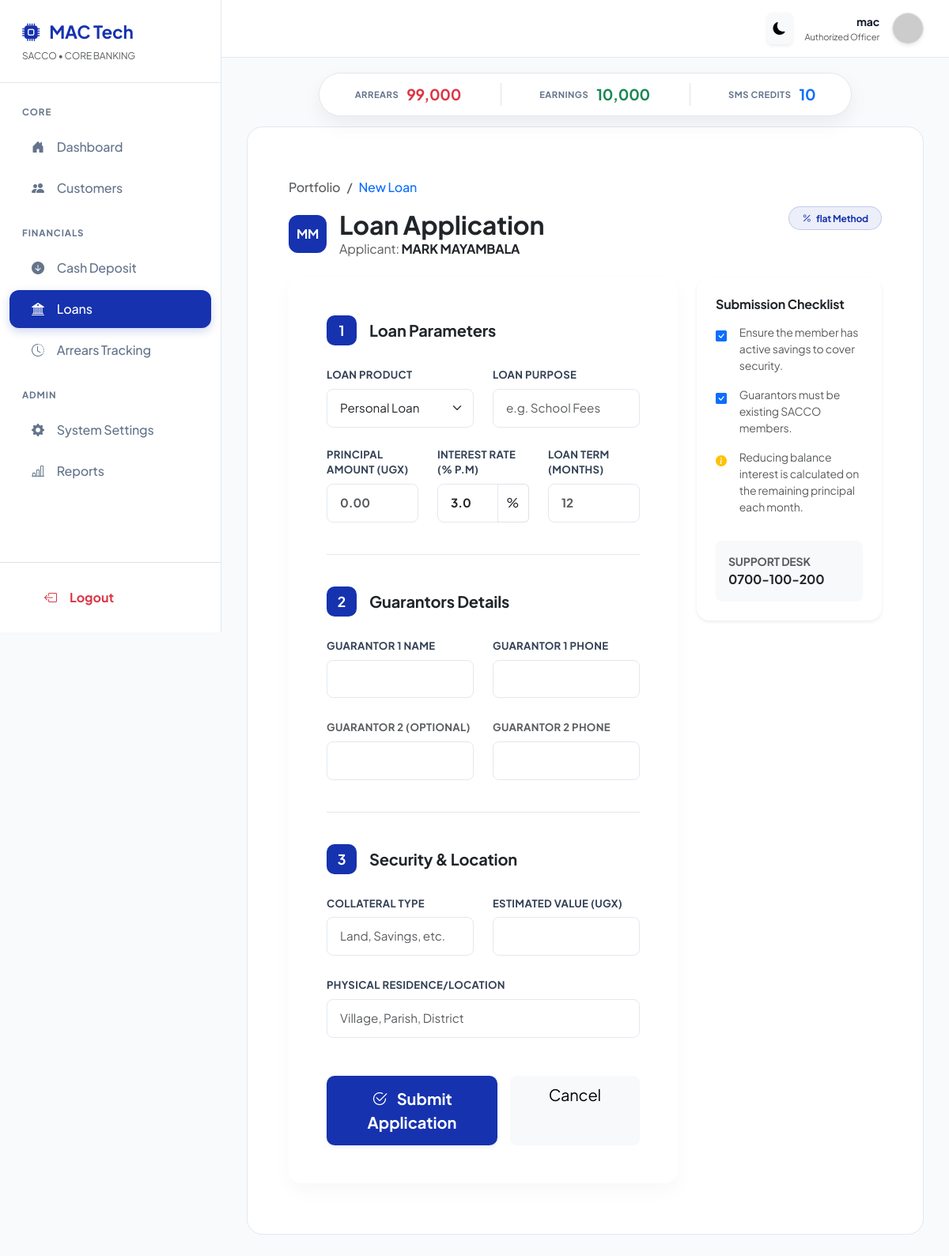
Screenshot of /loan/apply/1/ (signed in) with the database file from the repository.
### members/models.py (models this page shows, shortened)
class Member(models.Model):
    GENDER_CHOICES = [
        ('Male', 'Male'),
        ('Female', 'Female'),
        ('Other', 'Other'),
    ]
    gender = models.CharField(
        max_length=10,
        choices=GENDER_CHOICES,
        default='Male'
    )
    member_number = models.CharField(max_length=20, unique=True)
    first_name = models.CharField(max_length=50)
    last_name = models.CharField(max_length=50)
    phone_number = models.CharField(max_length=15)
    email = models.EmailField(blank=True, null=True)
    dob = models.DateField(blank=True, null=True, verbose_name="Date of Birth")
    nin = models.CharField(
        max_length=20,
        blank=True,
        null=True,
        unique=True,
        verbose_name="National ID Number (NIN)"
    )
    card_number = models.CharField(
        max_length=30,
        blank=True,
        null=True,
        verbose_name="Membership Card Number"
    )
    alternative_phone = models.CharField(
        max_length=15,
        blank=True,
        null=True,
        verbose_name="Alternative Phone Number"
    )
    physical_address = models.TextField(
        blank=True,
        null=True,
        verbose_name="Physical Address / Residence"
    )
    village = models.CharField(max_length=100, blank=True, null=True)
    parish = models.CharField(max_length=100, blank=True, null=True)
    district = models.CharField(max_length=100, blank=True, null=True)
    photo = models.ImageField(upload_to='members/photos/', blank=True, null=True)
    id_front = models.ImageField(upload_to='members/ids/', blank=True, null=True)
    signature = models.ImageField(upload_to='members/signatures/', blank=True, null=True)
    date_joined = models.DateField(auto_now_add=True)
    class Meta:
        ordering = ['member_number']

### finance/views.py (the view, shortened to what this page needs)
# urls.py: path('loan/apply/<int:member_id>/', views.apply_loan, name='apply_loan'),
@login_required
def apply_loan(request, member_id=None):
    members = Member.objects.all().order_by('first_name')
    selected_member = None
    if member_id:
        selected_member = get_object_or_404(Member, id=member_id)
    return render(request, 'finance/apply_loan.html', {
        'members': members,
        'selected_member': selected_member
    })

### templates/finance/apply_loan.html (shortened to what this page needs)
{% extends 'base.html' %}
{% block content %}
<div class="container-fluid py-4">
    <div class="row align-items-center mb-4">
        <div class="col-md-8">
            <nav aria-label="breadcrumb" class="mb-2">
                <ol class="breadcrumb small fw-medium">
                    <li class="breadcrumb-item"><a href="{% url 'dashboard' %}" class="text-decoration-none text-muted">Portfolio</a></li>
                    <li class="breadcrumb-item active text-primary">New Loan</li>
                </ol>
            </nav>
            <div class="d-flex align-items-center gap-3">
                <div class="avatar-placeholder">
                    {{ selected_member.first_name|slice:":1" }}{{ selected_member.last_name|slice:":1" }}
                </div>
                <div>
                    <h2 class="fw-bold text-dark mb-0">Loan Application</h2>
                    <p class="text-muted mb-0">Applicant: <span class="text-dark fw-bold">{{ selected_member.first_name }} {{ selected_member.last_name }}</span></p>
                </div>
            </div>
        </div>
        <div class="col-md-4 text-md-end">
            <span class="badge badge-reducing rounded-pill px-3 py-2">
                <i class="bi bi-percent me-1"></i> flat  Method
            </span>
        </div>
    </div>
    <div class="row g-4">
        <div class="col-xl-8">
            <form method="post" class="needs-validation" novalidate>
                <div class="card form-card border-0 rounded-4 overflow-hidden">
                    <div class="card-body p-4 p-md-5">
                        <div class="d-flex align-items-center gap-3 mb-4">
                            <div class="step-indicator">1</div>
                            <h5 class="fw-bold mb-0 text-dark">Loan Parameters</h5>
                        </div>
                        <div class="row g-4">
                            <div class="col-md-6">
                                <label class="form-label">Loan Product</label>
                                <select name="product_type" class="form-select" required>
                                    <option value="personal">Personal Loan</option>
                                </select>
                            </div>
                            <div class="col-md-6">
                                <label class="form-label">Loan Purpose</label>
                                <input type="text" name="purpose" class="form-control" placeholder="e.g. School Fees" required>
                            </div>
                            <div class="col-md-4">
                                <label class="form-label">Principal Amount (UGX)</label>
                                <input type="number" name="principal_amount" class="form-control fw-bold" placeholder="0.00" required>
                            </div>
                            <div class="col-md-4">
                                <label class="form-label">Interest Rate (% p.m)</label>
                                <div class="input-group">
                                    <input type="number" step="0.1" name="interest_rate" class="form-control fw-bold" value="3.0" required>
                                    <span class="input-group-text bg-white border-start-0">%</span>
                                </div>
                            </div>
                            <div class="col-md-4">
                                <label class="form-label">Loan Term (Months)</label>
                                <input type="number" name="period_months" class="form-control fw-bold" placeholder="12" required>
                            </div>
                        </div>
                        <div class="section-divider"></div>
                        <div class="d-flex align-items-center gap-3 mb-4">
                            <div class="step-indicator">2</div>
                            <h5 class="fw-bold mb-0 text-dark">Guarantors Details</h5>
                        </div>
                        <div class="row g-4">
                            <div class="col-md-6">
                                <label class="form-label">Guarantor 1 Name</label>
                                <input type="text" name="guarantor_1_name" class="form-control" required>
                            </div>
                            <div class="col-md-6">
                                <label class="form-label">Guarantor 1 Phone</label>
                                <input type="tel" name="guarantor_1_phone" class="form-control" required>
                            </div>
                            <div class="col-md-6">
                                <label class="form-label text-muted">Guarantor 2 (Optional)</label>
                                <input type="text" name="guarantor_2_name" class="form-control">
                            </div>
                            <div class="col-md-6">
                                <label class="form-label text-muted">Guarantor 2 Phone</label>
                                <input type="tel" name="guarantor_2_phone" class="form-control">
                            </div>
                        </div>
                        <div class="section-divider"></div>
                        <div class="d-flex align-items-center gap-3 mb-4">
                            <div class="step-indicator">3</div>
                            <h5 class="fw-bold mb-0 text-dark">Security & Location</h5>
                        </div>
                        <div class="row g-4">
                            <div class="col-md-6">
                                <label class="form-label">Collateral Type</label>
                                <input type="text" name="collateral_type" class="form-control" placeholder="Land, Savings, etc.">
                            </div>
                            <div class="col-md-6">
                                <label class="form-label">Estimated Value (UGX)</label>
                                <input type="number" name="collateral_value" class="form-control">
                            </div>
                            <div class="col-12">
                                <label class="form-label">Physical Residence/Location</label>
                                <input type="text" name="location" class="form-control" placeholder="Village, Parish, District" required>
                            </div>
                        </div>
                        <div class="mt-5 d-flex flex-column flex-md-row gap-3">
                            <button type="submit" class="btn btn-brand btn-lg flex-grow-1 shadow-sm">
                                <i class="bi bi-check2-circle me-2"></i> Submit Application
                            </button>
                            <a href="{% url 'dashboard' %}" class="btn btn-light btn-lg px-5">Cancel</a>
                        </div>
                    </div>
                </div>
            </form>
        </div>
        <div class="col-xl-4">
            <div class="card border-0 shadow-sm rounded-4 bg-white p-4">
                <h6 class="fw-bold text-dark mb-3">Submission Checklist</h6>
                <ul class="list-unstyled small text-muted">
                    <li class="mb-3 d-flex align-items-start">
                        <i class="bi bi-check-square-fill text-primary me-3 mt-1"></i>
                        Ensure the member has active savings to cover security.
                    </li>
                    <li class="mb-3 d-flex align-items-start">
                        <i class="bi bi-check-square-fill text-primary me-3 mt-1"></i>
                        Guarantors must be existing SACCO members.
                    </li>
                    <li class="mb-3 d-flex align-items-start">
                        <i class="bi bi-info-circle-fill text-warning me-3 mt-1"></i>
                        Reducing balance interest is calculated on the remaining principal each month.
                    </li>
                </ul>
                <div class="p-3 rounded-3 bg-light">
                    <span class="d-block text-muted small fw-bold text-uppercase">Support Desk</span>
                    <span class="d-block fw-bold text-dark">0700-100-200</span>
                </div>
            </div>
        </div>
    </div>
</div>
{% endblock %}

### templates/base.html (shortened to what this page needs)
{% load static %}
{% load humanize %}
<!DOCTYPE html>
<html lang="en" data-theme="light">
<head>
    <link href="https://cdn.jsdelivr.net/npm/bootstrap@5.3.3/dist/css/bootstrap.min.css" rel="stylesheet">
    <link rel="stylesheet" href="https://cdn.jsdelivr.net/npm/bootstrap-icons@1.11.3/font/bootstrap-icons.min.css">
</head>
<body>
    <aside id="sidebar">
        <div class="sidebar-header">
            <div class="logo">
                <i class="bi bi-cpu-fill"></i>
                <span>MAC Tech</span>
            </div>
            <small class="text-muted d-block mt-1" style="font-size: 0.75rem;">SACCO • CORE BANKING</small>
        </div>
        <div class="flex-grow-1 overflow-auto py-2">
            <div class="nav-section">Core</div>
            <a href="{% url 'dashboard' %}" class="nav-link {% if request.resolver_match.url_name == 'dashboard' %}active{% endif %}">
                <i class="bi bi-house-door-fill"></i> Dashboard
            </a>
            <a href="{% url 'customer_list' %}" class="nav-link {% if 'member' in request.path or 'customer' in request.path %}active{% endif %}">
                <i class="bi bi-people-fill"></i> Customers
            </a>
            <div class="nav-section">Financials</div>
            <a href="#" class="nav-link">
                <i class="bi bi-arrow-down-circle-fill"></i> Cash Deposit
            </a>
            <a href="{% url 'loan_list' %}" class="nav-link {% if 'loan' in request.path %}active{% endif %}">
                <i class="bi bi-bank2"></i> Loans
            </a>
            <a href="{% url 'arrears_report' %}" class="nav-link">
                <i class="bi bi-clock-history"></i> Arrears Tracking
            </a>
            <div class="nav-section">Admin</div>
            <a href="{% url 'admin:index' %}" class="nav-link">
                <i class="bi bi-gear-fill"></i> System Settings
            </a>
            <a href="{% url 'reports_dashboard' %}" class="nav-link">
                <i class="bi bi-bar-chart-line"></i> Reports
            </a>
        </div>
        <div class="mt-auto p-3 border-top">
            <form method="post" action="{% url 'account_logout' %}">
                <button type="submit" class="nav-link text-danger border-0 bg-transparent w-100 fw-bold">
                    <i class="bi bi-box-arrow-left"></i> Logout
                </button>
            </form>
        </div>
    </aside>
    <div id="main">
        <nav class="top-navbar d-flex justify-content-between align-items-center">
            <div class="ms-auto d-flex align-items-center gap-3">
                <button id="theme-toggle" class="btn btn-light border-0 shadow-sm p-2">
                    <i class="bi bi-moon-fill"></i>
                </button>
                <div class="text-end d-none d-md-block">
                    <div class="fw-bold small">{{ request.user.username }}</div>
                    <div class="text-muted" style="font-size: 0.7rem;">Authorized Officer</div>
                </div>
                <img src="https://ui-avatars.com/api/?name={{ request.user.username }}&background=1632af&color=fff" width="40" class="rounded-circle shadow-sm border">
            </div>
        </nav>
        <div class="stat-command-bar">
            <div class="glass-stats">
                <div class="stat-item">
                    <div class="stat-label">Arrears</div>
                    <div class="stat-val text-danger">{{ total_arrears|default:"0"|intcomma }}</div>
                </div>
                <div class="stat-item border-start ps-5">
                    <div class="stat-label">Earnings</div>
                    <div class="stat-val text-success">{{ total_profit|default:"0"|intcomma }}</div>
                </div>
                <div class="stat-item border-start ps-5">
                    <div class="stat-label">SMS Credits</div>
                    <div class="stat-val text-primary">{{ sms_credits|default:"1,240" }}</div>
                </div>
            </div>
        </div>
        <main class="app-content">
            <div class="content-card">
                {% block content %}{% endblock %}
            </div>
        </main>
    </div>
</body>
</html>

### rows the page displays
Member: first_name "M", last_name "M", first_name "MARK", last_name "MAYAMBALA"

### other values shown
{{ request.user.username }} "mac"
{{ total_arrears|default:"0"|intcomma }} "99,000"
{{ total_profit|default:"0"|intcomma }} "10,000"
{{ sms_credits|default:"1,240" }} "10"
